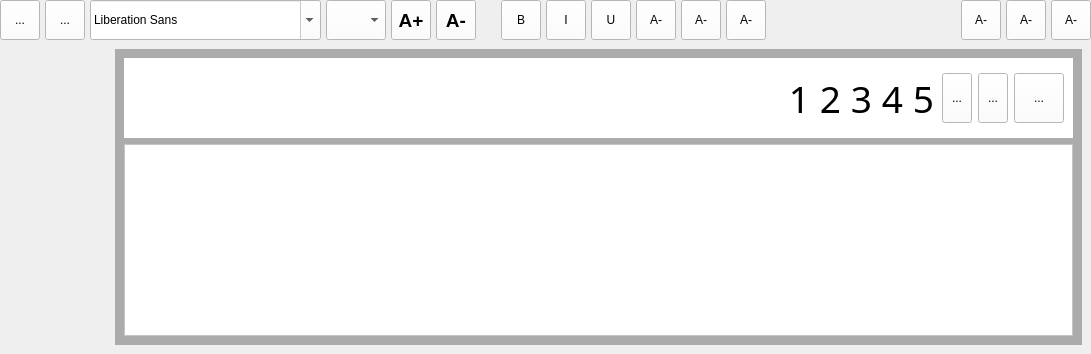
       <widget class="QWidget" name="widget_6" native="true">
        <layout class="QGridLayout" name="gridLayout_6">
         <property name="leftMargin">
          <number>0</number>
         </property>
         <property name="topMargin">
          <number>0</number>
         </property>
         <property name="rightMargin">
          <number>0</number>
         </property>
         <property name="bottomMargin">
          <number>0</number>
         </property>
         <property name="spacing">
          <number>0</number>
         </property>
         <item row="0" column="0">
          <widget class="QWidget" name="w_text_control" native="true">
           <property name="maximumSize">
            <size>
             <width>16777215</width>
             <height>40</height>
            </size>
           </property>
           <layout class="QGridLayout" name="gridLayout_8">
            <property name="leftMargin">
             <number>0</number>
            </property>
            <property name="topMargin">
             <number>0</number>
            </property>
            <property name="rightMargin">
             <number>0</number>
            </property>
            <property name="bottomMargin">
             <number>0</number>
            </property>
            <property name="horizontalSpacing">
             <number>5</number>
            </property>
            <property name="verticalSpacing">
             <number>0</number>
            </property>
            <item row="0" column="11">
             <widget class="QToolButton" name="tb_center">
              <property name="minimumSize">
               <size>
                <width>40</width>
                <height>40</height>
               </size>
              </property>
              <property name="maximumSize">
               <size>
                <width>40</width>
                <height>40</height>
               </size>
              </property>
              <property name="styleSheet">
               <string notr="true">QToolButton
{
background:white;
}</string>
              </property>
              <property name="text">
               <string>A-</string>
              </property>
              <property name="icon">
               <iconset resource="textedit.qrc">
                <normaloff>:/res/icon/textcenter.png</normaloff>:/res/icon/textcenter.png</iconset>
              </property>
              <property name="iconSize">
               <size>
                <width>32</width>
                <height>32</height>
               </size>
              </property>
              <property name="checkable">
               <bool>true</bool>
              </property>
              <attribute name="buttonGroup">
               <string notr="true">buttonGroup</string>
              </attribute>
             </widget>
            </item>
            <item row="0" column="9">
             <widget class="QToolButton" name="tb_underline">
              <property name="minimumSize">
               <size>
                <width>40</width>
                <height>40</height>
               </size>
              </property>
              <property name="maximumSize">
               <size>
                <width>40</width>
                <height>40</height>
               </size>
              </property>
              <property name="styleSheet">
               <string notr="true">QToolButton
{
background:white;
}</string>
              </property>
              <property name="text">
               <string>U</string>
              </property>
              <property name="icon">
               <iconset resource="textedit.qrc">
                <normaloff>:/res/icon/textunder.png</normaloff>:/res/icon/textunder.png</iconset>
              </property>
              <property name="iconSize">
               <size>
                <width>32</width>
                <height>32</height>
               </size>
              </property>
              <property name="checkable">
               <bool>true</bool>
              </property>
             </widget>
            </item>
            <item row="0" column="10">
             <widget class="QToolButton" name="tb_left">
              <property name="minimumSize">
               <size>
                <width>40</width>
                <height>40</height>
               </size>
              </property>
              <property name="maximumSize">
               <size>
                <width>40</width>
                <height>40</height>
               </size>
              </property>
              <property name="styleSheet">
               <string notr="true">QToolButton
{
background:white;
}</string>
              </property>
              <property name="text">
               <string>A-</string>
              </property>
              <property name="icon">
               <iconset resource="textedit.qrc">
                <normaloff>:/res/icon/textleft.png</normaloff>:/res/icon/textleft.png</iconset>
              </property>
              <property name="iconSize">
               <size>
                <width>32</width>
                <height>32</height>
               </size>
              </property>
              <property name="checkable">
               <bool>true</bool>
              </property>
              <attribute name="buttonGroup">
               <string notr="true">buttonGroup</string>
              </attribute>
             </widget>
            </item>
            <item row="0" column="18">
             <widget class="QToolButton" name="tb_pdf">
              <property name="minimumSize">
               <size>
                <width>40</width>
                <height>40</height>
               </size>
              </property>
              <property name="maximumSize">
               <size>
                <width>40</width>
                <height>40</height>
               </size>
              </property>
              <property name="styleSheet">
               <string notr="true">QToolButton
{
background:white;
}</string>
              </property>
              <property name="text">
               <string>A-</string>
              </property>
              <property name="icon">
               <iconset resource="textedit.qrc">
                <normaloff>:/res/icon/exportpdf.png</normaloff>:/res/icon/exportpdf.png</iconset>
              </property>
              <property name="iconSize">
               <size>
                <width>32</width>
                <height>32</height>
               </size>
              </property>
             </widget>
            </item>
            <item row="0" column="8">
             <widget class="QToolButton" name="tb_italic">
              <property name="minimumSize">
               <size>
                <width>40</width>
                <height>40</height>
               </size>
              </property>
              <property name="maximumSize">
               <size>
                <width>40</width>
                <height>40</height>
               </size>
              </property>
              <property name="styleSheet">
               <string notr="true">QToolButton
{
background:white;
}</string>
              </property>
              <property name="text">
               <string>I</string>
              </property>
              <property name="icon">
               <iconset resource="textedit.qrc">
                <normaloff>:/res/icon/textitalic.png</normaloff>:/res/icon/textitalic.png</iconset>
              </property>
              <property name="iconSize">
               <size>
                <width>32</width>
                <height>32</height>
               </size>
              </property>
              <property name="checkable">
               <bool>true</bool>
              </property>
             </widget>
            </item>
            <item row="0" column="19">
             <widget class="QToolButton" name="tb_print">
              <property name="minimumSize">
               <size>
                <width>40</width>
                <height>40</height>
               </size>
              </property>
              <property name="maximumSize">
               <size>
                <width>40</width>
                <height>40</height>
               </size>
              </property>
              <property name="styleSheet">
               <string notr="true">QToolButton
{
background:white;
}</string>
              </property>
              <property name="text">
               <string>A-</string>
              </property>
              <property name="icon">
               <iconset resource="textedit.qrc">
                <normaloff>:/res/icon/fileprint.png</normaloff>:/res/icon/fileprint.png</iconset>
              </property>
              <property name="iconSize">
               <size>
                <width>32</width>
                <height>32</height>
               </size>
              </property>
             </widget>
            </item>
            <item row="0" column="7">
             <widget class="QToolButton" name="tb_bold">
              <property name="minimumSize">
               <size>
                <width>40</width>
                <height>40</height>
               </size>
              </property>
              <property name="maximumSize">
               <size>
                <width>40</width>
                <height>40</height>
               </size>
              </property>
              <property name="styleSheet">
               <string notr="true">QToolButton
{
background:white;
}</string>
              </property>
              <property name="text">
               <string>B</string>
              </property>
              <property name="icon">
               <iconset resource="textedit.qrc">
                <normaloff>:/res/icon/textbold.png</normaloff>:/res/icon/textbold.png</iconset>
              </property>
              <property name="iconSize">
               <size>
                <width>32</width>
                <height>32</height>
               </size>
              </property>
              <property name="checkable">
               <bool>true</bool>
              </property>
             </widget>
            </item>
            <item row="0" column="2">
             <widget class="QFontComboBox" name="cb_font">
              <property name="minimumSize">
               <size>
                <width>0</width>
                <height>40</height>
               </size>
              </property>
              <property name="maximumSize">
               <size>
                <width>16777215</width>
                <height>40</height>
               </size>
              </property>
              <property name="styleSheet">
               <string notr="true">QFontComboBox
{
background:white;
}</string>
              </property>
             </widget>
            </item>
            <item row="0" column="12">
             <widget class="QToolButton" name="tb_right">
              <property name="minimumSize">
               <size>
                <width>40</width>
                <height>40</height>
               </size>
              </property>
              <property name="maximumSize">
               <size>
                <width>40</width>
                <height>40</height>
               </size>
              </property>
              <property name="styleSheet">
               <string notr="true">QToolButton
{
background:white;
}</string>
              </property>
              <property name="text">
               <string>A-</string>
              </property>
              <property name="icon">
               <iconset resource="textedit.qrc">
                <normaloff>:/res/icon/textright.png</normaloff>:/res/icon/textright.png</iconset>
              </property>
              <property name="iconSize">
               <size>
                <width>32</width>
                <height>32</height>
               </size>
              </property>
              <property name="checkable">
               <bool>true</bool>
              </property>
              <attribute name="buttonGroup">
               <string notr="true">buttonGroup</string>
              </attribute>
             </widget>
            </item>
            <item row="0" column="20">
             <widget class="QToolButton" name="tb_save">
              <property name="minimumSize">
               <size>
                <width>40</width>
                <height>40</height>
               </size>
              </property>
              <property name="maximumSize">
               <size>
                <width>40</width>
                <height>40</height>
               </size>
              </property>
              <property name="styleSheet">
               <string notr="true">QToolButton
{
background:white;
}</string>
              </property>
              <property name="text">
               <string>A-</string>
              </property>
              <property name="icon">
               <iconset resource="textedit.qrc">
                <normaloff>:/res/icon/filesave.png</normaloff>:/res/icon/filesave.png</iconset>
              </property>
              <property name="iconSize">
               <size>
                <width>32</width>
                <height>32</height>
               </size>
              </property>
             </widget>
            </item>
            <item row="0" column="4">
             <widget class="QToolButton" name="tb_font_inc">
              <property name="minimumSize">
               <size>
                <width>40</width>
                <height>40</height>
               </size>
              </property>
              <property name="maximumSize">
               <size>
                <width>40</width>
                <height>40</height>
               </size>
              </property>
              <property name="font">
               <font>
                <pointsize>14</pointsize>
                <weight>75</weight>
                <bold>true</bold>
               </font>
              </property>
              <property name="styleSheet">
               <string notr="true">QToolButton
{
background:white;
}</string>
              </property>
              <property name="text">
               <string>A+</string>
              </property>
             </widget>
            </item>
            <item row="0" column="0">
             <widget class="QToolButton" name="tb_undo">
              <property name="minimumSize">
               <size>
                <width>40</width>
                <height>40</height>
               </size>
              </property>
              <property name="maximumSize">
               <size>
                <width>40</width>
                <height>40</height>
               </size>
              </property>
              <property name="styleSheet">
               <string notr="true">QToolButton
{
background:white;
}</string>
              </property>
              <property name="text">
               <string>...</string>
              </property>
              <property name="icon">
               <iconset resource="textedit.qrc">
                <normaloff>:/res/icon/editundo.png</normaloff>:/res/icon/editundo.png</iconset>
              </property>
              <property name="iconSize">
               <size>
                <width>32</width>
                <height>32</height>
               </size>
              </property>
             </widget>
            </item>
            <item row="0" column="3">
             <widget class="QComboBox" name="cb_fontsize">
              <property name="minimumSize">
               <size>
                <width>0</width>
                <height>40</height>
               </size>
              </property>
              <property name="maximumSize">
               <size>
                <width>60</width>
                <height>40</height>
               </size>
              </property>
              <property name="styleSheet">
               <string notr="true">QComboBox
{
background:white;
}</string>
              </property>
             </widget>
            </item>
            <item row="0" column="1">
             <widget class="QToolButton" name="tb_redo">
              <property name="minimumSize">
               <size>
                <width>40</width>
                <height>40</height>
               </size>
              </property>
              <property name="maximumSize">
               <size>
                <width>40</width>
                <height>40</height>
               </size>
              </property>
              <property name="styleSheet">
               <string notr="true">QToolButton
{
background:white;
}</string>
              </property>
              <property name="text">
               <string>...</string>
              </property>
              <property name="icon">
               <iconset resource="textedit.qrc">
                <normaloff>:/res/icon/editredo.png</normaloff>:/res/icon/editredo.png</iconset>
              </property>
              <property name="iconSize">
               <size>
                <width>32</width>
                <height>32</height>
               </size>
              </property>
             </widget>
            </item>
            <item row="0" column="13">
             <spacer name="horizontalSpacer_3">
              <property name="orientation">
               <enum>Qt::Horizontal</enum>
              </property>
              <property name="sizeType">
               <enum>QSizePolicy::Fixed</enum>
              </property>
              <property name="sizeHint" stdset="0">
               <size>
                <width>20</width>
                <height>20</height>
               </size>
              </property>
             </spacer>
            </item>
            <item row="0" column="5">
             <widget class="QToolButton" name="tb_font_dec">
              <property name="minimumSize">
               <size>
                <width>40</width>
                <height>40</height>
               </size>
              </property>
              <property name="maximumSize">
               <size>
                <width>40</width>
                <height>40</height>
               </size>
              </property>
              <property name="font">
               <font>
                <pointsize>14</pointsize>
                <weight>75</weight>
                <bold>true</bold>
               </font>
              </property>
              <property name="styleSheet">
               <string notr="true">QToolButton
{
background:white;
}</string>
              </property>
              <property name="text">
               <string>A-</string>
              </property>
             </widget>
            </item>
            <item row="0" column="17">
             <spacer name="horizontalSpacer_2">
              <property name="orientation">
               <enum>Qt::Horizontal</enum>
              </property>
              <property name="sizeType">
               <enum>QSizePolicy::Fixed</enum>
              </property>
              <property name="sizeHint" stdset="0">
               <size>
                <width>20</width>
                <height>20</height>
               </size>
              </property>
             </spacer>
            </item>
            <item row="0" column="6">
             <spacer name="horizontalSpacer_4">
              <property name="orientation">
               <enum>Qt::Horizontal</enum>
              </property>
              <property name="sizeType">
               <enum>QSizePolicy::Fixed</enum>
              </property>
              <property name="sizeHint" stdset="0">
               <size>
                <width>20</width>
                <height>20</height>
               </size>
              </property>
             </spacer>
            </item>
            <item row="0" column="15">
             <widget class="CxColorWidget" name="w_highlightcolor" native="true">
              <property name="minimumSize">
               <size>
                <width>45</width>
                <height>0</height>
               </size>
              </property>
              <property name="maximumSize">
               <size>
                <width>45</width>
                <height>16777215</height>
               </size>
              </property>
             </widget>
            </item>
            <item row="0" column="14">
             <widget class="CxColorWidget" name="w_textcolor" native="true">
              <property name="minimumSize">
               <size>
                <width>45</width>
                <height>0</height>
               </size>
              </property>
              <property name="maximumSize">
               <size>
                <width>45</width>
                <height>16777215</height>
               </size>
              </property>
             </widget>
            </item>
            <item row="0" column="16">
             <widget class="CxColorWidget" name="w_backgroundcolor" native="true">
              <property name="minimumSize">
               <size>
                <width>45</width>
                <height>0</height>
               </size>
              </property>
              <property name="maximumSize">
               <size>
                <width>45</width>
                <height>16777215</height>
               </size>
              </property>
             </widget>
            </item>
           </layout>
          </widget>
         </item>
         <item row="1" column="0">
          <widget class="QWidget" name="widget_9" native="true">
           <layout class="QGridLayout" name="gridLayout_12">
            <item row="0" column="0">
             <widget class="QWidget" name="widget_10" native="true">
              <property name="minimumSize">
               <size>
                <width>100</width>
                <height>0</height>
               </size>
              </property>
              <property name="maximumSize">
               <size>
                <width>100</width>
                <height>16777215</height>
               </size>
              </property>
             </widget>
            </item>
            <item row="0" column="1">
             <widget class="QWidget" name="widget_4" native="true">
              <property name="styleSheet">
               <string notr="true">QWidget
{
background:#ababab;
}</string>
              </property>
              <layout class="QGridLayout" name="gridLayout_13">
               <item row="0" column="0">
                <widget class="QWidget" name="w_pagination" native="true">
                 <property name="minimumSize">
                  <size>
                   <width>0</width>
                   <height>80</height>
                  </size>
                 </property>
                 <property name="maximumSize">
                  <size>
                   <width>16777215</width>
                   <height>80</height>
                  </size>
                 </property>
                 <property name="styleSheet">
                  <string notr="true">QWidget
{
background:white;
}</string>
                 </property>
                 <layout class="QGridLayout" name="gridLayout_15">
                  <item row="0" column="2">
                   <widget class="CxPageLabel" name="lb_page_2">
                    <property name="minimumSize">
                     <size>
                      <width>25</width>
                      <height>50</height>
                     </size>
                    </property>
                    <property name="maximumSize">
                     <size>
                      <width>25</width>
                      <height>50</height>
                     </size>
                    </property>
                    <property name="font">
                     <font>
                      <family>Impact</family>
                      <pointsize>28</pointsize>
                     </font>
                    </property>
                    <property name="text">
                     <string>2</string>
                    </property>
                    <property name="alignment">
                     <set>Qt::AlignCenter</set>
                    </property>
                   </widget>
                  </item>
                  <item row="0" column="3">
                   <widget class="CxPageLabel" name="lb_page_3">
                    <property name="minimumSize">
                     <size>
                      <width>25</width>
                      <height>50</height>
                     </size>
                    </property>
                    <property name="maximumSize">
                     <size>
                      <width>25</width>
                      <height>50</height>
                     </size>
                    </property>
                    <property name="font">
                     <font>
                      <family>Impact</family>
                      <pointsize>28</pointsize>
                     </font>
                    </property>
                    <property name="text">
                     <string>3</string>
                    </property>
                    <property name="alignment">
                     <set>Qt::AlignCenter</set>
                    </property>
                   </widget>
                  </item>
                  <item row="0" column="4">
                   <widget class="CxPageLabel" name="lb_page_4">
                    <property name="minimumSize">
                     <size>
                      <width>25</width>
                      <height>50</height>
                     </size>
                    </property>
                    <property name="maximumSize">
                     <size>
                      <width>25</width>
                      <height>50</height>
                     </size>
                    </property>
                    <property name="font">
                     <font>
                      <family>Impact</family>
                      <pointsize>28</pointsize>
                     </font>
                    </property>
                    <property name="text">
                     <string>4</string>
                    </property>
                    <property name="alignment">
                     <set>Qt::AlignCenter</set>
                    </property>
                   </widget>
                  </item>
                  <item row="0" column="0">
                   <spacer name="horizontalSpacer_5">
                    <property name="orientation">
                     <enum>Qt::Horizontal</enum>
                    </property>
                    <property name="sizeHint" stdset="0">
                     <size>
                      <width>40</width>
                      <height>20</height>
                     </size>
                    </property>
                   </spacer>
                  </item>
                  <item row="0" column="1">
                   <widget class="CxPageLabel" name="lb_page_1">
                    <property name="minimumSize">
                     <size>
                      <width>25</width>
                      <height>50</height>
                     </size>
                    </property>
                    <property name="maximumSize">
                     <size>
                      <width>25</width>
                      <height>50</height>
                     </size>
                    </property>
                    <property name="font">
                     <font>
                      <family>Impact</family>
                      <pointsize>28</pointsize>
                     </font>
                    </property>
                    <property name="text">
                     <string>1</string>
                    </property>
                    <property name="alignment">
                     <set>Qt::AlignCenter</set>
                    </property>
                   </widget>
                  </item>
                  <item row="0" column="6">
                   <widget class="QToolButton" name="tb_prev_page">
                    <property name="minimumSize">
                     <size>
                      <width>30</width>
                      <height>50</height>
                     </size>
                    </property>
                    <property name="maximumSize">
                     <size>
                      <width>30</width>
                      <height>50</height>
                     </size>
                    </property>
                    <property name="text">
                     <string>...</string>
                    </property>
                    <property name="icon">
                     <iconset resource="textedit.qrc">
                      <normaloff>:/res/icon/Actions-go-previous-view-icon.png</normaloff>:/res/icon/Actions-go-previous-view-icon.png</iconset>
                    </property>
                    <property name="iconSize">
                     <size>
                      <width>50</width>
                      <height>50</height>
                     </size>
                    </property>
                   </widget>
                  </item>
                  <item row="0" column="7">
                   <widget class="QToolButton" name="tb_next_page">
                    <property name="minimumSize">
                     <size>
                      <width>30</width>
                      <height>50</height>
                     </size>
                    </property>
                    <property name="maximumSize">
                     <size>
                      <width>30</width>
                      <height>50</height>
                     </size>
                    </property>
                    <property name="text">
                     <string>...</string>
                    </property>
                    <property name="icon">
                     <iconset resource="textedit.qrc">
                      <normaloff>:/res/icon/Actions-go-next-view-icon.png</normaloff>:/res/icon/Actions-go-next-view-icon.png</iconset>
                    </property>
                    <property name="iconSize">
                     <size>
                      <width>100</width>
                      <height>100</height>
                     </size>
                    </property>
                   </widget>
                  </item>
                  <item row="0" column="8">
                   <widget class="CxPageButton" name="tb_show_page">
                    <property name="enabled">
                     <bool>true</bool>
                    </property>
                    <property name="minimumSize">
                     <size>
                      <width>50</width>
                      <height>50</height>
                     </size>
                    </property>
                    <property name="maximumSize">
                     <size>
                      <width>50</width>
                      <height>50</height>
                     </size>
                    </property>
                    <property name="text">
                     <string>...</string>
                    </property>
                    <property name="icon">
                     <iconset resource="textedit.qrc">
                      <normaloff>:/res/icon/more_page_btn_diasbled.png</normaloff>:/res/icon/more_page_btn_diasbled.png</iconset>
                    </property>
                    <property name="iconSize">
                     <size>
                      <width>50</width>
                      <height>50</height>
                     </size>
                    </property>
                   </widget>
                  </item>
                  <item row="0" column="5">
                   <widget class="CxPageLabel" name="lb_page_5">
                    <property name="minimumSize">
                     <size>
                      <width>25</width>
                      <height>50</height>
                     </size>
                    </property>
                    <property name="maximumSize">
                     <size>
                      <width>25</width>
                      <height>50</height>
                     </size>
                    </property>
                    <property name="font">
                     <font>
                      <family>Impact</family>
                      <pointsize>28</pointsize>
                     </font>
                    </property>
                    <property name="text">
                     <string>5</string>
                    </property>
                    <property name="alignment">
                     <set>Qt::AlignCenter</set>
                    </property>
                   </widget>
                  </item>
                 </layout>
                </widget>
               </item>
               <item row="1" column="0">
                <widget class="QWidget" name="widget_12" native="true">
                 <layout class="QGridLayout" name="gridLayout_14">
                  <property name="leftMargin">
                   <number>0</number>
                  </property>
                  <property name="topMargin">
                   <number>0</number>
                  </property>
                  <property name="rightMargin">
                   <number>0</number>
                  </property>
                  <property name="bottomMargin">
                   <number>0</number>
                  </property>
                  <property name="spacing">
                   <number>0</number>
                  </property>
                  <item row="0" column="0">
                   <widget class="CxTextEdit" name="textEdit">
                    <property name="sizePolicy">
                     <sizepolicy hsizetype="Minimum" vsizetype="Minimum">
                      <horstretch>0</horstretch>
                      <verstretch>0</verstretch>
                     </sizepolicy>
                    </property>
                    <property name="styleSheet">
                     <string notr="true">QTextEdit
{
background:white;
}</string>
                    </property>
                   </widget>
                  </item>
                 </layout>
                </widget>
               </item>
              </layout>
             </widget>
            </item>
           </layout>
          </widget>
         </item>
        </layout>
       </widget>
